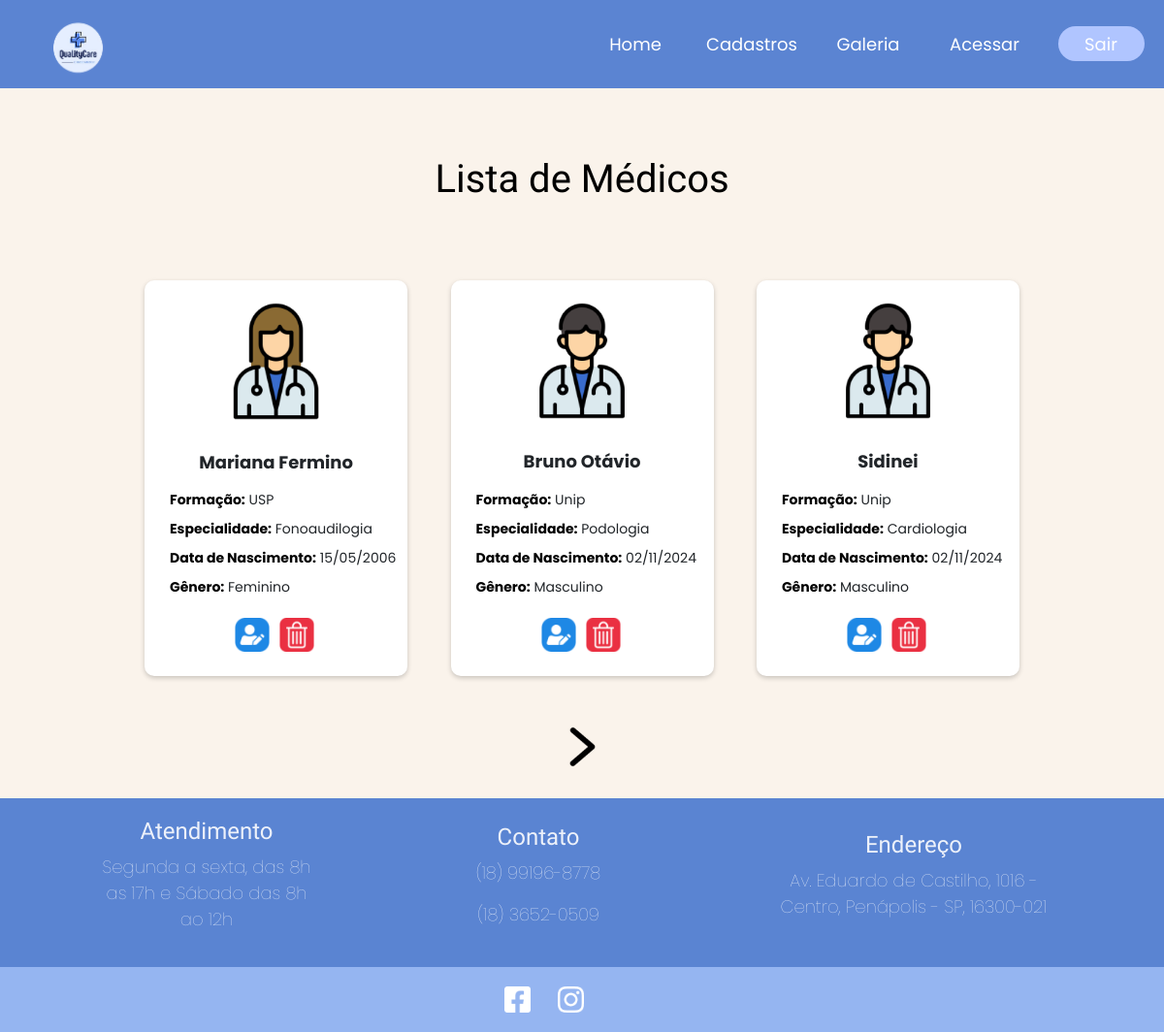
/listaMedicos/1, run on the app's committed database.
### tables this page shows
CREATE TABLE Medicos(ID_Med INTEGER PRIMARY KEY,Nome TEXT,DataNas TEXT,Genero TEXT,Formacao TEXT,Especialidade TEXT);

### app.py (the view)
@app.route('/listaMedicos/<int:pagina>')
def listaMedicos(pagina):
    por_pagina = 6  # Número de médicos por página
    banco = ligar_banco()  # Conecta ao banco de dados
    cursor = banco.cursor()
    offset = (pagina - 1) * por_pagina
    cursor.execute('SELECT * FROM Medicos LIMIT ? OFFSET ?', (por_pagina, offset))
    ListaMedicos = cursor.fetchall()
    cursor.execute('SELECT COUNT(*) FROM Medicos')
    total_medicos = cursor.fetchone()[0]
    total_paginas = (total_medicos + por_pagina - 1)
    return render_template('ListaMedicos.html',
                           Titulo='Lista de Médicos',
                           total_paginas=total_paginas,
                           ListaMedicos=ListaMedicos,pagina=pagina)

### app.py (called while the page is built)
def ligar_banco():
    banco = g._database = sqlite3.connect('ClinicaMedica.db')
    cursor = banco.cursor()
    cursor.execute("PRAGMA foreign_keys  = ON;")
    return banco

### templates/ListaMedicos.html (shortened to what this page needs)
<!DOCTYPE html>
<html lang="pt-BR">
<head>
    <link href="https://cdn.jsdelivr.net/npm/bootstrap@5.3.3/dist/css/bootstrap.min.css" rel="stylesheet">
    <link rel="stylesheet" href="../static/estiloListaM.css">
</head>
<body>
    <nav class="Nav">
        <img class="Logo" src="/static/img/LogoNav.png">
        <div class="IconNav">
            <div>
                <a href="/" class="IconsNav">
                    <span class="TextNav">Home</span>
                </a>
            </div>
            <div>
                <a href="/" class="IconsNav">
                    <span class="TextNav">Cadastros</span>
                </a>
            </div>
            <div>
                <a href="/" class="IconsNav">
                    <span class="TextNav">Galeria</span>
                </a>
            </div>
            <div>
                <a href="/gestao" class="IconsNav">
                    <span class="TextNav">Acessar</span>
                </a>
            </div>
            <div>
                <a href="/login" class="IconsNav">
                    <button class="btnSair">Sair</button>
                </a>
            </div>
        </div>
    </nav>
    <div class="page-header">
        <h1>{{ Titulo }}</h1>
    </div>
    {% for Medicos in ListaMedicos %}
        <div class="medico-card">
            {% if Medicos[3] == 'Feminino' %}
                <img src="/static/img/ImgListaM/Médica1.png" alt="Imagem Feminina">
            {% elif Medicos[3] == 'Masculino' %}
                <img src="/static/img/ImgListaM/Médico2.png" alt="Imagem Masculina">
            {% else %}
                <img src="/static/img/ImgListaM/Outro.png" alt="Imagem Outro Gênero">
            {% endif %}
            <h2>{{ Medicos[1] }}</h2>
            <p><strong>Formação:</strong> {{ Medicos[4] }}</p>
            <p><strong>Especialidade:</strong> {{ Medicos[5] }}</p>
            <p><strong>Data de Nascimento:</strong> <span class="data-nascimento">{{ Medicos[2] }}</span></p>
            <p><strong>Gênero:</strong> {{ Medicos[3] }}</p>
            <div class="botoes">
                <div>
                   <a href="/editarMed/{{ Medicos[0] }}/{{ pagina }}" >
                         <img src="/static/img/ImgListaM/Editar.png">
                   </a>
                </div>
                <div>
                     <a href="/excluirMedicos/{{ Medicos[0] }}/{{ pagina }}" >
                        <img src="/static/img/ImgListaM/Excluir.png">
                    </a>
                </div>
            </div>
        </div>
    {% endfor %}
    <div class="paginacao">
        {% if pagina < total_paginas %}
            {% set num_pagina_prox = pagina + 1 %}
            <a href="/listaMedicos/{{ num_pagina_prox }}">
                <img src="/static/img/ImgListaM/Próximapágina.png">
            </a>
        {% endif %}
    </div>
    <footer class="Rodape">
        <div class="RodInformacoes">
            <div class="TextoRodape">
                <h3 class="tituloRod">Atendimento</h3>
                <p class="textRod">Segunda a sexta, das 8h as 17h e Sábado das 8h ao 12h</p>
            </div>
            <div class="TextoRodape">
                <h3 class="tituloRod">Contato</h3>
                <p class="textRod">(18) 99196-8778</p>
                <p class="textRod">(18) 3652-0509</p>
            </div>
            <div class="TextoRodape">
                <h3 class="tituloRod">Endereço</h3>
                <p class="textRodDois">Av. Eduardo de Castilho, 1016 - Centro, Penápolis - SP, 16300-021</p>
            </div>
        </div>
        <div class="RodRedes">
            <div class="Redes">
                <a href="https://www.facebook.com/?locale=pt_BR">
                    <div><img class="imgRod" src="../static/img/ImgRodape/IconFace.png"></div>
                </a>
                <a href="https://www.instagram.com/">
                    <div><img class="imgRod" src="../static/img/ImgRodape/IconInstagram.png"></div>
                </a>
            </div>
        </div>
    </footer>
</body>
</html>

### static/estiloListaM.css (style rules this page uses)
:root { --cor-azulNav: rgba(57, 108, 205, 0.8196); --cor-branca: #FFFFFF; --cor-azulEscuroRodape: rgba(90, 132, 210, 1); --cor-textRodape: rgba(255, 255, 255, 0.89); --cor-azulClaroRodape: rgba(149, 181, 241, 1); --cor-fundo: rgba(250, 243, 235, 1); --cor-btnEntrar: rgba(57, 108, 205, 0.8196); --cor-btnSair: rgba(176, 197, 255, 1) ; --cor-cinzaClaro: #F4F4F4; --cor-borda: #c6c7c87a; --cor-azulCard: rgba(149, 181, 241, 0.43); --cor-fundoCad: rgba(149, 181, 241, 1); --cor-botaoCad: rgba(90, 132, 210, 1); }
body { font-family: 'Arial', sans-serif; background-color: var(--cor-fundo); margin: 0; padding: 0; text-align: center; }
.Nav { display: flex; flex-direction: row; background-color: var(--cor-azulNav); justify-content: center; text-align: center; }
.Logo { width: 161px; margin-right: auto; }
.TextNav { font-family: "Poppins", sans-serif; text-align: center; font-size: 18px; text-decoration: none; color: var(--cor-branca); }
.IconNav { display: flex; flex-direction: row; }
.IconsNav { width: 110px; height: 90px; display: flex; flex-direction: column; align-items: center; justify-content: center; margin-right: 10px; text-decoration: none !important; }
.btnSair { background-color: var(--cor-btnSair); color: var(--cor-branca); font-size: 18px; border-radius: 20px; font-family: "Poppins", sans-serif; border: none; width: 89px; height: 36px; cursor: pointer; }
.page-header { padding: 20px; margin-bottom: 20px; }
.page-header h1 { font-family: "Concert One", sans-serif; font-size: 40px; color: #000; margin-top: 50px; margin-bottom: 20px; }
.medico-card { display: inline-block; background-color: white; width: 271px; padding: 20px; border-radius: 10px; box-shadow: 0 2px 5px rgba(0, 0, 0, 0.2); margin: 20px; text-align: left; vertical-align: top; }
.medico-card img { display: block; margin: 0 auto 15px auto; width: 55%; height: auto; }
.medico-card h2 { font-size: 18px; font-family: "Poppins", sans-serif; text-align: center; font-weight: bold; margin-bottom: 10px; padding: 15px; }
.medico-card p { font-size: 14px; font-family: "Poppins", sans-serif; margin-left: 6px; width: 250px; margin-top: -7px; }
.medico-card strong { color: #000; }
.botoes { display: flex; flex-direction: row; align-items: center; justify-content: center; text-align: center; margin-right: 3px; }
.botoes img { width: 36px; margin: 5px; }
.paginacao { margin: 20px 0; }
.paginacao a { color: #29b6f6; font-weight: bold; text-decoration: none; margin: 0 10px; }
.RodInformacoes { display: flex; background-color: var(--cor-azulEscuroRodape); justify-content: center; align-items: center; }
.TextoRodape { color: var(--cor-textRodape); padding: 20px 63px; }
.tituloRod { font-family: "Concert One", sans-serif; font-size: 24px; display: flex; align-items: center; justify-content: center; text-align: center; }
.textRod { font-family: "Poppins", sans-serif; font-size: 18px; font-weight: lighter; display: flex; align-items: center; justify-content: center; text-align: center; width: 216px; }
.textRodDois { font-family: "Poppins", sans-serif; font-size: 18px; font-weight: lighter; display: flex; align-items: center; justify-content: center; text-align: center; width: 306px; }
.RodRedes { background-color: var(--cor-azulClaroRodape); }
.Redes { display: flex; flex-direction: row; justify-content: center; align-items: center; margin-right: 78px; }
.imgRod { width: 45px; padding: 9px; margin: 11px 5px; }

### data on the page
Medicos: Nome "Mariana Fermino", Formacao "USP", Especialidade "Fonoaudilogia", Genero "Feminino"
Medicos: Nome "Bruno Otávio", Formacao "Unip", Especialidade "Podologia", Genero "Masculino"
Medicos: Nome "Sidinei", Formacao "Unip", Especialidade "Cardiologia", Genero "Masculino"

### other printed values
{{ Titulo }} "Lista de Médicos"
